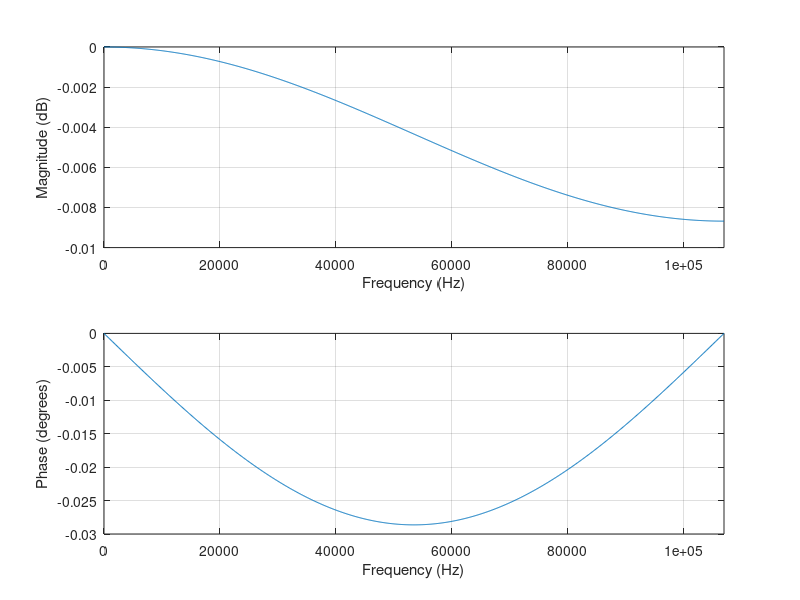
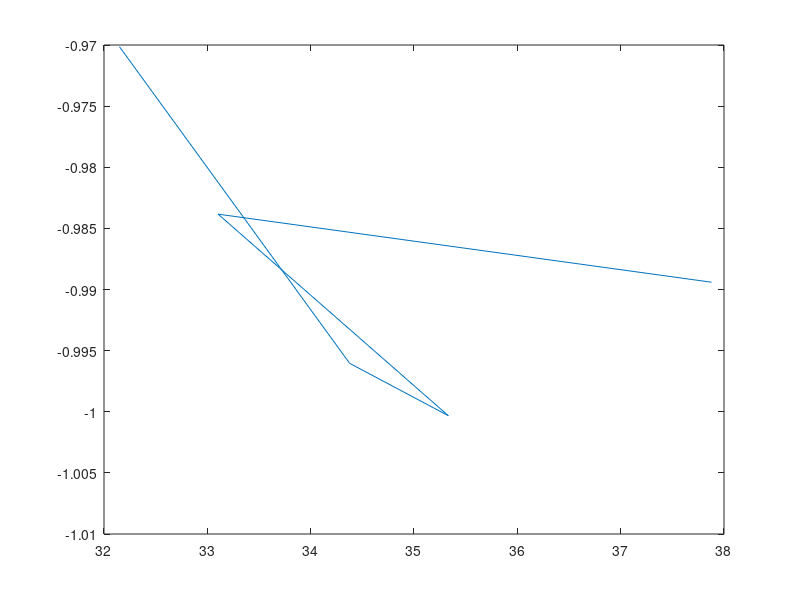

Write the MATLAB code that produced these figures, in order. (Note: this script raises an error after producing the figures.)
% Small intro to discrete time system analysis in Octave/MATLAB
% By Jacques Berg

%% A system in frequency domain
% An example system:
% y[n] = (x[n] + x[n-1] + x[n-2])/3
bb = ones(1,3)/3;
aa = [1, 0, 0]; % zeros because 2nd order system and there is no y[n-1] and y[n-2] terms

bb = [1, 0, 0];
aa = [1.0005, -0.0005];



% Zeros and poles of H(z)
zz = roots(bb) % zeros of the system
pp = roots(aa) % poles of the system

% Poles are at the origin ... thus a FIR system!
zplane(bb,aa) % Argand's diagram
poly([0 0])   % you can also generate a polynomial if you know the roots
zplane(zz,pp) % an another way to call the zplane (by giving the roots)
bb
zz
freqz(bb,aa)          % frequency response, look documentation for freqz for more info
Fs = 213854;          % an arbitrary sampling frequency
freqz(bb,aa,1024,Fs)  % frequency response, now with physical frequency
figure; zplane(zz,pp)



%%%%%%to plot the frequency!
b0 = 0.05634;
b1 = [1  1];
b2 = [1 -1.0166 1];
a1 = [1 -0.683];
a2 = [1 -1.4461 0.7957];

b = b0*conv(b1,b2);
a = conv(a1,a2);

[h,w] = freqz(b,a,'whole',2001);

plot(w/pi,20*log10(abs(h)))
ax = gca;
ax.YLim = [-100 20];
ax.XTick = 0:.5:2;
xlabel('Normalized Frequency (\times\pi rad/sample)')
ylabel('Magnitude (dB)')